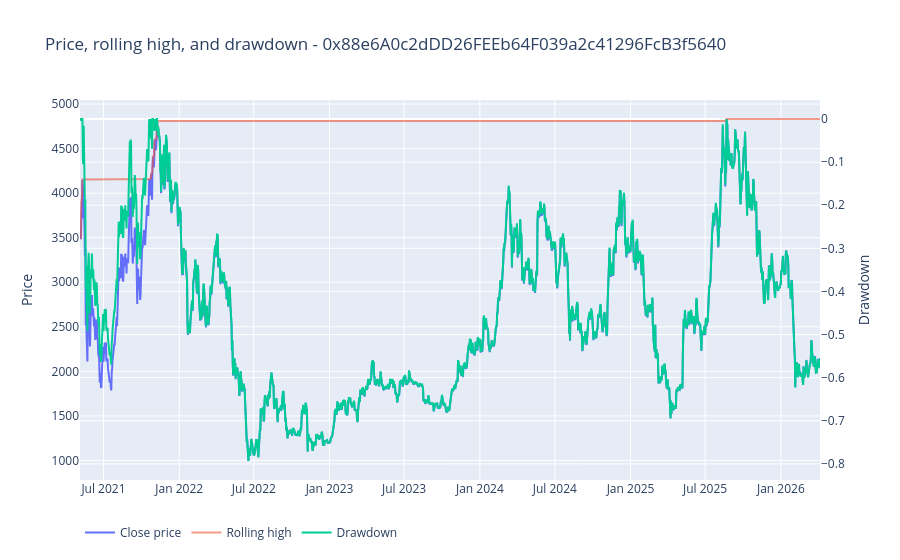

Notebook cell for this chart:
### Code cell
if plot_guard() and not price_analytics.empty:
    fig = go.Figure()
    fig.add_trace(go.Scatter(x=price_analytics['date'], y=price_analytics['close_price'], mode='lines', name='Close price'))
    fig.add_trace(go.Scatter(x=price_analytics['date'], y=price_analytics['rolling_high'], mode='lines', name='Rolling high', opacity=0.6))
    fig.add_trace(go.Scatter(x=price_analytics['date'], y=price_analytics['drawdown'], mode='lines', name='Drawdown', yaxis='y2'))
    fig.update_layout(
        title=f'Price, rolling high, and drawdown - {POOL}',
        yaxis=dict(title='Price'),
        yaxis2=dict(title='Drawdown', overlaying='y', side='right'),
        legend=dict(orientation='h'),
    )
    fig.show()

### Figure 1 — Plotly figure (JSON) as saved in the notebook; plotly's stock layout.template omitted (floating-point values rounded to 4 significant figures; data arrays with more than 128 entries replaced by an {"elided": "..."} marker saying what was removed)
{"data": [{"mode": "lines", "name": "Close price", "type": "scatter", "x": {"elided": "1798 str values"}, "y": {"elided": "1798 float values"}}, {"mode": "lines", "name": "Rolling high", "opacity": 0.6, "type": "scatter", "x": {"elided": "1798 str values"}, "y": {"elided": "1798 float values"}}, {"mode": "lines", "name": "Drawdown", "type": "scatter", "x": {"elided": "1798 str values"}, "y": {"elided": "1798 float values"}, "yaxis": "y2"}], "layout": {"legend": {"orientation": "h"}, "title": {"text": "Price, rolling high, and drawdown - 0x88e6A0c2dDD26FEEb64F039a2c41296FcB3f5640"}, "yaxis": {"title": {"text": "Price"}}, "yaxis2": {"overlaying": "y", "side": "right", "title": {"text": "Drawdown"}}}}
